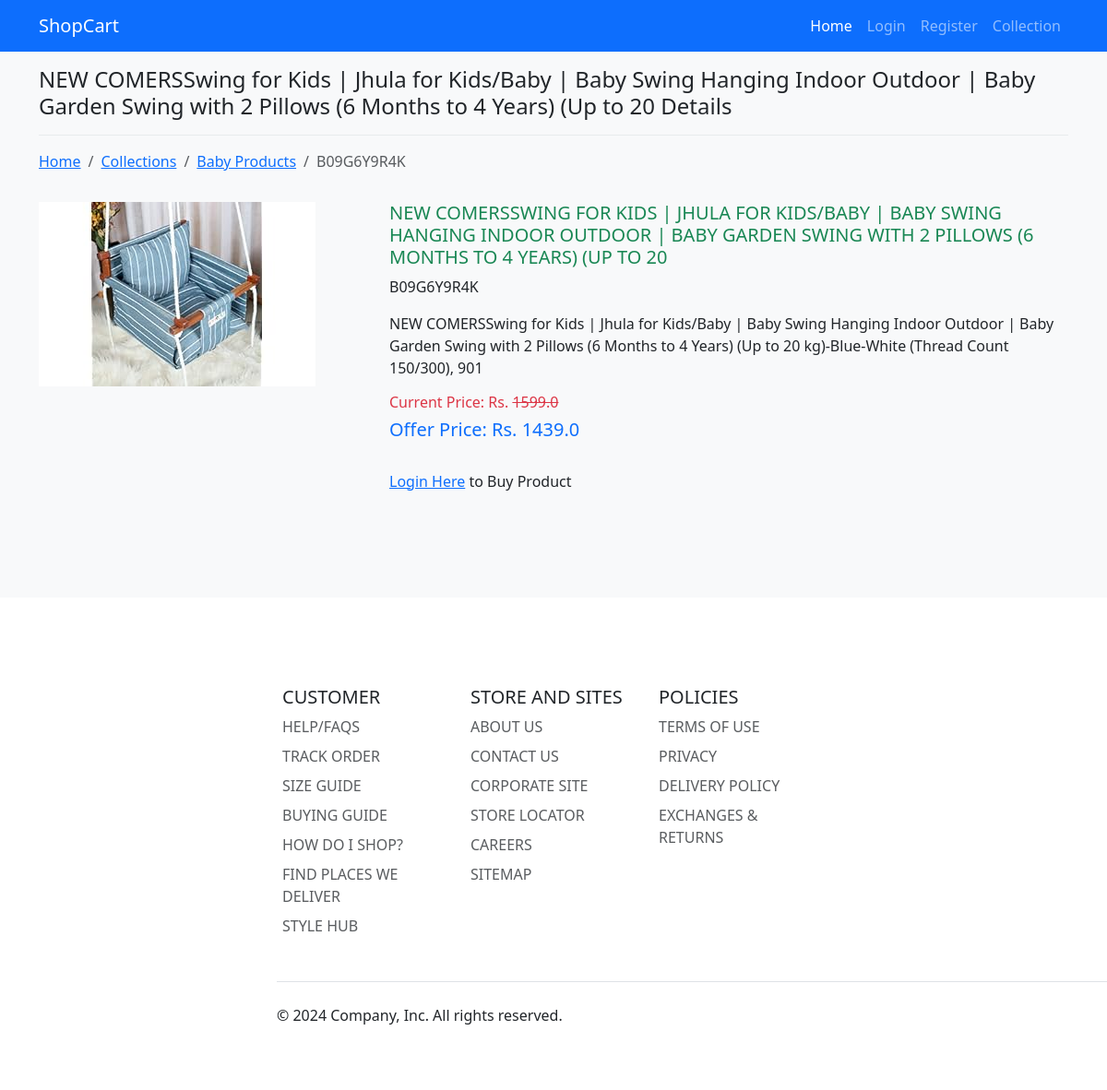
Page /productdetail/550 on the committed database.
### shop/models.py (models this page shows, shortened)
class Products(models.Model):
    category = models.ForeignKey(Catagory,on_delete=models.CASCADE)
    name = models.CharField(max_length=150,null=False,blank=False)
    vendor = models.CharField(max_length=150,null=False,blank=False)
    product_image = models.ImageField(upload_to=getfile,null=True,blank=True)
    quantity = models.IntegerField(null=False,blank=False)
    orginal_price = models.FloatField(null=False,blank=False)
    selling_price = models.FloatField(null=False,blank=False)
    description = models.TextField(max_length=500,null=False,blank=False)
    status = models.BooleanField(default=False,help_text='0-show,1-Hidden')
    trending = models.BooleanField(default=False,help_text='0-show,1-Trending')
    created_at = models.DateTimeField(auto_now_add=True)
    def __str__(self) -> str:
        return self.name

class Catagory(models.Model):
    name = models.CharField(max_length=150,null=False,blank=False)
    image = models.ImageField(upload_to=getfile,null=True,blank=True)
    description = models.TextField(max_length=150,null=False,blank=False)
    status = models.BooleanField(default=False,help_text='0-show,1-Hidden')
    created_at = models.DateTimeField(auto_now_add=True)

### shop/views.py (the view)
# urls.py: path('productdetail/<str:pid>', views.productdetail,name='productdetail'),
def productdetail(request,pid):
    product = Products.objects.get(id = pid)
    offerprice =round((product.orginal_price-product.selling_price)/product.orginal_price*100)
    return render(request, 'productdetails.html',{'product':product,'offer':offerprice})

### shop/templates/productdetails.html (shortened to what this page needs)
{% extends 'layouts/layout.html' %}
{% block content %}
<section class="bg-light py-4 my-5" style="min-height:600px;">
    <div class="container">
        <div class="row">
            <div class="col-12">
                <h4 class="mb-3"> {{product}} Details</h4>
                <hr style="border-color: #b8bfc2;">
            </div>
              <nav aria-label="breadcrumb">
                <ol class="breadcrumb">
                  <li class="breadcrumb-item"><a href="{% url 'home' %}">Home</a></li>
                  <li class="breadcrumb-item"><a href="{% url 'collection' %}">Collections</a></li>
                  <li class="breadcrumb-item"><a href="{% url 'collectionview' product.category_id%}">{{product.category.name}}</a></li>
                  <li class="breadcrumb-item active" aria-current="page">{{product.vendor}}</li>
                </ol>
              </nav>
            <div class="col-4 my-3">
            <img src="{{product.product_image.url}}" class="card-image-top" alt="{{product}}" style="height: auto;width: auto;">
            </div>
            <div class="col-8 my-3">
                <h5 class="text-success">{{product | upper}}</h5>
                <p>{{product.vendor}}</p>
                <p>{{product.description}}</p>
                <h6 class="my-2 text-danger">Current Price: Rs. <s>{{product.orginal_price}}</s></h6>
                <h5 class="my-2 text-primary">Offer Price: Rs. {{product.selling_price}}</h5>
                {% if request.user.is_authenticated %}
                <div class="my-3">
                    {% if product.quantity > 0 %}
                    <p>
                        <div class="input-group" style="width:150px">
                        <button class="input-group-text bg-success text-light" id="btnMinus" ><i class="fa fa-minus"></i></button>
                        <input type="text" name="qty" id="txtQty" value="1" class="form-control text-center">
                        <button class="input-group-text bg-success text-light" id="btnPlus"><i class="fa fa-plus"></i></button>
                        </div>
                    </p>
                        <button class="btn btn-primary" id="add_cart"><i class="fa fa-cart"></i> Add to Cart</button>
                    {% else %}
                    <a class="btn btn-warning"><i class="text-info"></i> Out of Stock</a>
                    {% endif %}
                    <button class="btn btn-danger" id="fav"><i class="fa fa-heart"></i> Favourite </button>
                {% else %}
                <br><a href="{% url 'login' %}">Login Here</a> to Buy Product
                {% endif %}
                </div>
            </div>
        </div>
</section>
{% endblock content %}

### static/css/style.css (style rules this page uses)
.card-image-top { height: 50%; width: 100px; }

### rows in the picture
Products: name "NEW COMERSSwing for Kids | Jhula for Kids/Baby | Baby Swing Hanging Indoor Outdoor | Baby Garden Swing with 2 Pillows (6 Months to 4 Years) (Up to 20", category.name "Baby Products", vendor "B09G6Y9R4K", product_image (picture), name "NEW COMERSSWING FOR KIDS | JHULA FOR KIDS/BABY | BABY SWING HANGING INDOOR OUTDOOR | BABY GARDEN SWING WITH 2 PILLOWS (6 MONTHS TO 4 YEARS) (UP TO 20", description "NEW COMERSSwing for Kids | Jhula for Kids/Baby | Baby Swing Hanging Indoor Outdoor | Baby Garden Swing with 2 Pillows (6 Months to 4 Years) (Up to 20 kg)-Blue-White (Thread Count 150/300), 901", orginal_price "1599.0", selling_price "1439.0"
